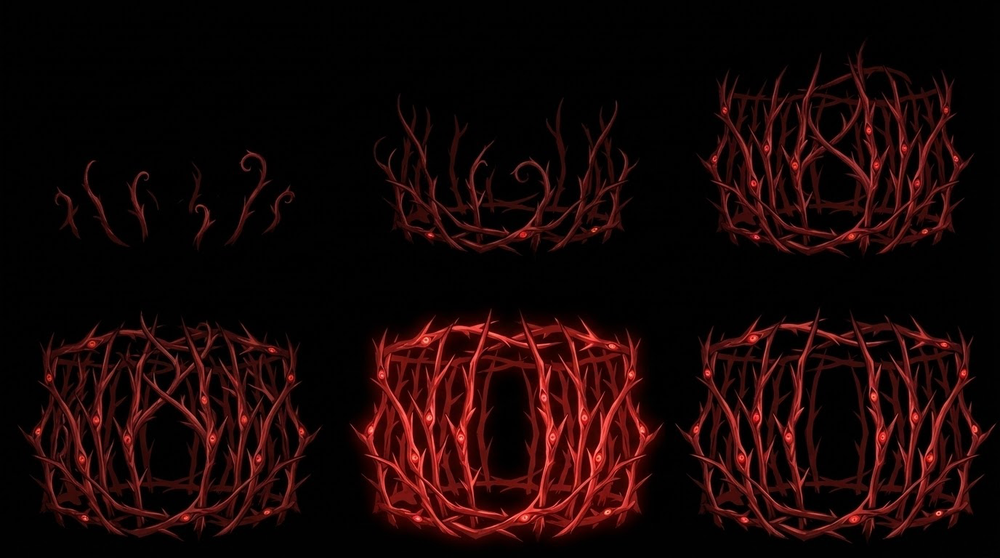
#> input picture SteriaBuild/SteriaModFolder/Resource/ArtWork/荆棘囚笼6帧.png, 1000 x 558 px, shrunk from 1376 x 768 before the run, found by its file name
$ python extract_frames.py
#> lines starting #> are read from the running program, lines starting #| are printed output that depends on the picture
"""
从2x3排列的6帧图片中提取各帧，并去除黑色背景
"""
from PIL import Image
import numpy as np
import os

input_path = r"c:\Users\rog\WorkSpace\projects\games\lor\SteriaBuild\SteriaModFolder\Resource\ArtWork\荆棘囚笼6帧.png"
output_dir = r"c:\Users\rog\WorkSpace\projects\games\lor\SteriaBuild\SteriaModFolder\Resource\ArtWork"

# 读取图片
img = Image.open(input_path)
#> img is the input picture: PIL image 1000x558 RGB; mean R, G, B 24.1, 6.4, 6.2
print(f"原图尺寸: {img.size}")
#| 原图尺寸: (1000, 558)
print(f"原图模式: {img.mode}")
#| 原图模式: RGB

width, height = img.size
#> width = 1000; height = 558

# 3x2排列：3列2行
cols = 3
rows = 2
frame_width = width // cols
#> frame_width = 333
frame_height = height // rows
#> frame_height = 279

print(f"每帧尺寸: {frame_width} x {frame_height}")
#| 每帧尺寸: 333 x 279

# 黑色背景阈值
BLACK_THRESHOLD = 15

# 提取并处理每一帧
for row in range(rows):
    for col in range(cols):
        frame_num = row * cols + col + 1

        # 计算裁剪区域
        left = col * frame_width
        top = row * frame_height
        right = left + frame_width
        bottom = top + frame_height

        # 裁剪帧
        frame = img.crop((left, top, right, bottom))
        frame = frame.convert('RGBA')

        # 去除黑色背景
        data = np.array(frame)
        r, g, b = data[:,:,0], data[:,:,1], data[:,:,2]
        brightness = 0.299 * r + 0.587 * g + 0.114 * b

        # 低于阈值的设为透明
        alpha = np.where(brightness < BLACK_THRESHOLD, 0, 255).astype(np.uint8)
        data[:,:,3] = alpha

        result = Image.fromarray(data)

        # 保存
        output_path = f"{output_dir}/荆棘囚笼_帧{frame_num}.png"
        result.save(output_path)
        print(f"已保存: 帧{frame_num} -> {output_path}")
#> this loop made 2 passes
#> pass 1, `result.save(output_path)`:
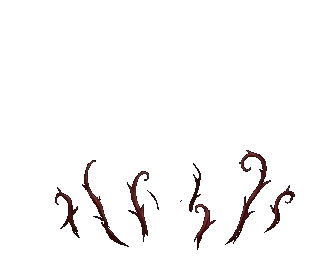
#> saved as 荆棘囚笼_帧1.png: PIL image 333x279 RGBA; mean R, G, B, A 2.8, 1.4, 1.4, 7.4; transparent parts drawn white
#> pass 1, `result.save(output_path)`:
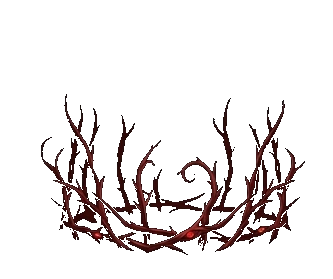
#> saved as 荆棘囚笼_帧2.png: PIL image 333x279 RGBA; mean R, G, B, A 8.6, 2.9, 2.9, 27.3; transparent parts drawn white
#> pass 1, `result.save(output_path)`:
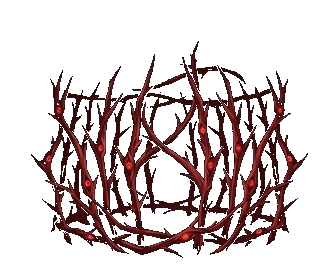
#> saved as 荆棘囚笼_帧3.png: PIL image 333x279 RGBA; mean R, G, B, A 19.4, 5.7, 5.8, 56.9; transparent parts drawn white
#> pass 2, `result.save(output_path)`:
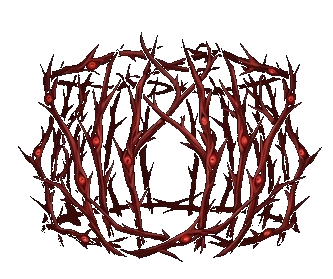
#> saved as 荆棘囚笼_帧4.png: PIL image 333x279 RGBA; mean R, G, B, A 25, 7.4, 7.2, 74.3; transparent parts drawn white
#> after the loop:
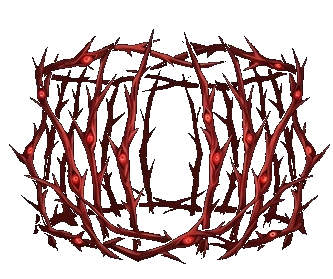
#> data: shape (279, 333, 4); mean R, G, B, A 30.4, 8.8, 8.7, 78.6; transparent parts drawn white

print("\n6帧提取完成!")
